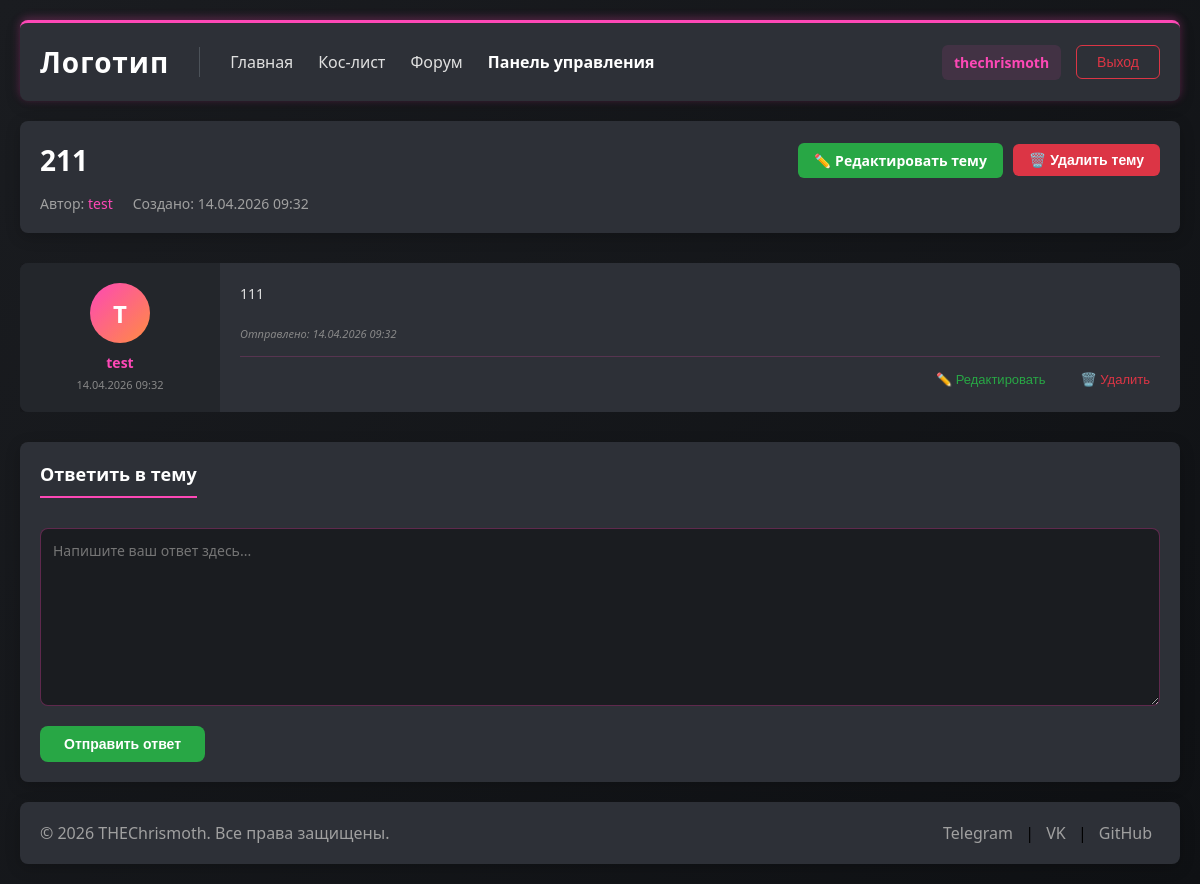
The page /topic/211/ (signed in) on the database its author committed.
### forum/models.py (models this page shows, shortened)
class Topic(models.Model):
    title = models.CharField('Название темы', max_length=100)
    slug = models.SlugField(unique=True, blank=True)
    author = models.ForeignKey(User, on_delete=models.CASCADE, related_name='topics')
    created_at = models.DateTimeField(auto_now_add=True)
    updated_at = models.DateTimeField(auto_now=True)
    subcategory = models.ForeignKey(
        SubCategory,
        on_delete=models.CASCADE,
        related_name='topics',
        verbose_name='Подкатегории'
    )
    class Meta:
        ordering = ['-updated_at']
        verbose_name = 'Тему'
        verbose_name_plural = 'Темы'

class Post(models.Model):
    content = models.TextField('Содержание')
    author = models.ForeignKey(User, on_delete=models.CASCADE, related_name='posts')
    topic = models.ForeignKey(
        Topic,
        on_delete=models.CASCADE,
        related_name='posts',
        verbose_name='Тема'
    )
    created_at = models.DateTimeField(auto_now_add=True)
    updated_at = models.DateTimeField(auto_now=True)
    class Meta:
        ordering = ['created_at']
        verbose_name = 'Пост'
        verbose_name_plural = 'Посты'

### forum/views.py (the view)
# urls.py: path('topic/<slug:slug>/', views.topic_detail, name='topic_detail'),
def topic_detail(request, slug):
    topic = get_object_or_404(Topic, slug=slug)
    if not topic.subcategory.is_visible_to_user(request.user):
        raise PermissionDenied("У вас нет доступа к этой теме")
    posts = topic.posts.all()
    form = PostForm()
    context = {
        'topic': topic,
        'posts': posts,
        'form': form,
    }
    return render(request, 'forum/topic_detail.html', context)

### forum/forms.py
class PostForm(forms.ModelForm):
    content = forms.CharField(
        label='Ваш ответ',
        widget=forms.Textarea(attrs={'rows': 8, 'class': 'form-control', 'placeholder': 'Напишите ваш ответ здесь...'}),
        required=True
    )
    class Meta:
        model = Post
        fields = ['content']

### forum/models.py (called while the page is built, shortened)
    def is_visible_to_user(self, user):
        if user.is_superuser:
            return True

    def is_visible_to_user(self, user):
        if not self.category.is_visible_to_user(user):
            return False
        if user.is_superuser:
            return True

### templates/forum/topic_detail.html (shortened to what this page needs)
{% extends 'base.html' %}
{% load static %}
{% block extra_css %}
    <link rel="stylesheet" href="{% static 'forum/css/subcategory.css' %}">
    <link rel="stylesheet" href="{% static 'forum/css/topic_detail.css' %}">
{% endblock %}
{% block content %}
<div class="topic-detail-container">
    <div class="topic-header">
        <div class="topic-header-top">
            <h1 class="topic-title-main">{{ topic.title }}</h1>
            <div class="topic-header-buttons">
                {% if user == topic.author or user.is_superuser %}
                    <a href="{% url 'topic_edit' slug=topic.slug %}" class="btn-edit-topic" title="Редактировать тему">✏️ Редактировать тему</a>
                    <form method="post" action="{% url 'topic_delete' slug=topic.slug %}" class="topic-delete-form-header" style="display: inline;">
                        <button type="submit" class="btn-delete-topic-header">🗑️ Удалить тему</button>
                    </form>
                {% endif %}
            </div>
        </div>
        <div class="topic-meta-info">
            <span>Автор: <a href="{% url 'profile_view' username=topic.author.username %}" class="topic-author-link">{{ topic.author.username }}</a></span>
            <span>Создано: {{ topic.created_at|date:"d.m.Y H:i" }}</span>
        </div>
    </div>
    <div class="posts-block">
        <div class="posts-container">
            {% if posts %}
                <ul class="posts-list">
                    {% for post in posts %}
                        <li class="post-item" id="post-{{ post.id }}">
                            <div class="post-author">
                                <a href="{% url 'profile_view' username=post.author.username %}" class="post-author-link">
                                    {% with profile=post.author.profile %}
                                        {% if profile.avatar %}
                                            <img src="{{ profile.avatar.url }}" alt="{{ post.author.username }}" class="author-avatar-img">
                                        {% else %}
                                            <div class="author-avatar">
                                                {{ post.author.username|make_list|first|upper }}
                                            </div>
                                        {% endif %}
                                    {% endwith %}
                                    <div class="author-name">{{ post.author.username }}</div>
                                </a>
                                <div class="post-date">{{ post.created_at|date:"d.m.Y H:i" }}</div>
                            </div>
                            <div class="post-content">
                                <div class="post-text" id="post-text-{{ post.id }}">
                                    {{ post.content|linebreaks }}
                                </div>
                                <div class="post-meta">
                                    {% if post.updated_at|date:"Y-m-d H:i" != post.created_at|date:"Y-m-d H:i" %}
                                        <span class="post-edited">Отредактировано: {{ post.updated_at|date:"d.m.Y H:i" }}</span>
                                    {% else %}
                                        <span class="post-created">Отправлено: {{ post.created_at|date:"d.m.Y H:i" }}</span>
                                    {% endif %}
                                </div>
                                {% if user == post.author or user.is_superuser %}
                                    <div class="post-actions">
                                        <button type="button" class="btn-post-edit" onclick="showEditForm({{ post.id }})" title="Редактировать">✏️ Редактировать</button>
                                        <form method="post" action="{% url 'post_delete' post_id=post.id %}" class="post-delete-form" style="display: inline;" onsubmit="return confirm('Удалить сообщение?');">
                                            <button type="submit" class="btn-post-delete" title="Удалить">🗑️ Удалить</button>
                                        </form>
                                    </div>
                                {% endif %}
                            </div>
                        </li>
                    {% endfor %}
                </ul>
            {% else %}
                <div class="no-posts">
                    В этой теме пока нет сообщений
                </div>
            {% endif %}
        </div>
    </div>
    <div class="reply-form-block">
        <h3 class="reply-title">Ответить в тему</h3>
        {% if user.is_authenticated %}
            <form method="post" action="{% url 'post_create' slug=topic.slug %}" class="reply-form">
                <div class="form-group">
                    {{ form.content }}
                </div>
                <div class="form-buttons">
                    <button type="submit" class="btn-submit-reply">Отправить ответ</button>
                </div>
            </form>
        {% else %}
            <div class="login-to-reply">
                <p>Чтобы ответить в теме, пожалуйста, <a href="{% url 'login' %}?next={{ request.path }}">войдите</a> в систему.</p>
            </div>
        {% endif %}
    </div>
</div>
{% endblock %}

### templates/base.html (shortened to what this page needs)
{% load static %}
<!DOCTYPE html>
<html>
<head>
    <link rel="stylesheet" href="{% static 'css/style.css' %}">
    {% block extra_css %}{% endblock %}
</head>
<body>
    <header>
        <div class="container">
            <div class="header-left">
                <h1><a href="/">Логотип</a></h1>
                <nav>
                    <a href="/">Главная</a>
                    <a href="/koslist">Кос-лист</a>
                    <a href="/forum/">Форум</a>
                    {% if user.is_superuser %}
                        <a href="/admin/" class="admin-link">Панель управления</a>
                    {% endif %}
                </nav>
            </div>
            <div class="header-right">
                {% if user.is_authenticated %}
                    <div class="user-menu">
                        <a href="{% url 'profile_view' username=user.username %}" class="profile-link">{{ user.username }}</a>
                        <form method="post" action="{% url 'logout' %}" class="logout-form">
                            <button type="submit" class="logout-btn">Выход</button>
                        </form>
                    </div>
                {% else %}
                    <div class="auth-buttons">
                        <a href="{% url 'register' %}" class="register-btn">Регистрация</a>
                        <a href="{% url 'login' %}" class="login-btn">Вход</a>
                    </div>
                {% endif %}
            </div>
        </div>
    </header>
    <main>
        <div class="container">
            {% block content %}
            {% endblock %}
        </div>
    </main>
    <footer>
        <div class="container">
            <p>© 2026 THEChrismoth. Все права защищены.</p>
            <div class="social-links">
                <a href="#">Telegram</a> |
                <a href="#">VK</a> |
                <a href="#">GitHub</a>
            </div>
        </div>
    </footer>
</body>
</html>

### static/css/style.css (style rules this page uses)
* { margin: 0; padding: 0; box-sizing: border-box; }
body { font-family: 'Segoe UI', Tahoma, Geneva, Verdana, sans-serif; background: linear-gradient(135deg, #1a1c20 0%, #0f1114 100%); min-height: 100vh; display: flex; flex-direction: column; align-items: center; padding: 20px; }
.container { max-width: 1600px; margin: 0 auto; padding: 0 20px; }
header { background: #2D3037; border-radius: 8px; margin-bottom: 20px; padding: 20px 0; border-top: 3px solid #FD48B6; box-shadow: 0 -2px 10px rgba(253, 72, 182, 0.3), 0 4px 15px rgba(0, 0, 0, 0.2); transition: all 0.3s ease; width: 100%; max-width: 1600px; }
header .container { display: flex; justify-content: space-between; align-items: center; flex-wrap: wrap; gap: 20px; }
header h1 { color: #ffffff; font-size: 28px; letter-spacing: 1px; }
header h1 a { color: #ffffff; text-decoration: none; }
header nav { display: flex; gap: 25px; }
header nav a { color: #e0e0e0; text-decoration: none; font-weight: 500; transition: color 0.3s ease; }
main { background: rgba(45, 48, 55, 0.6); border-radius: 8px; padding: 30px 0; margin-bottom: 20px; backdrop-filter: blur(10px); width: 100%; max-width: 1600px; }
footer { background: #2D3037; border-radius: 8px; padding: 20px 0; width: 100%; max-width: 1600px; box-shadow: 0 4px 15px rgba(0, 0, 0, 0.2); margin-top: 20px; }
footer .container { display: flex; justify-content: space-between; align-items: center; flex-wrap: wrap; gap: 15px; padding: 0 20px; }
footer p { color: #a0a0a0; }
footer .social-links a { color: #a0a0a0; text-decoration: none; margin: 0 8px; transition: color 0.3s ease; }
.header-left { display: flex; align-items: center; gap: 30px; }
.header-right { display: flex; align-items: center; }
.profile-link { color: #FD48B6; font-weight: 600; font-size: 14px; padding: 8px 12px; border-radius: 6px; background: rgba(253, 72, 182, 0.1); text-decoration: none; transition: all 0.3s ease; }
.user-menu { display: flex; align-items: center; gap: 15px; }
.logout-form { margin: 0; }
.logout-btn { background: transparent; color: #dc3545; border: 1px solid #dc3545; padding: 8px 20px; border-radius: 6px; cursor: pointer; font-weight: 500; font-size: 14px; transition: all 0.3s ease; }
.admin-link { color: #ffffff !important; font-weight: 600; }

### static/forum/css/subcategory.css (style rules this page uses)
main { background: transparent !important; backdrop-filter: none !important; padding: 0 !important; margin: 0 !important; }
main .container { background: transparent !important; padding: 0 !important; margin: 0 !important; max-width: 100% !important; }
.topic-author-link { color: #FD48B6; text-decoration: none; margin-left: 0; padding-left: 0; }

### rows shown on the page
Topic: title "211", author.username "test", created_at "14.04.2026 09:32"
Post: author.username|make_list "T", author.username "test", created_at "14.04.2026 09:32", content "111"

### other values the page prints
{{ user.username }} "thechrismoth"
